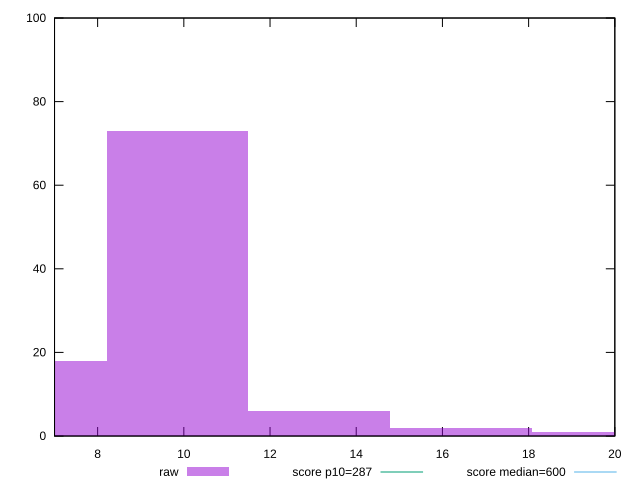

Source code (gnuplot):
reset

$raw <<EOF
13.142898333577996 6
9.857173750183497 73
6.571449166788998 18
16.428622916972493 2
19.714347500366994 1
EOF

set key outside below
set boxwidth 3.285724583394499
set xrange [7:20]
set yrange [0:100]
set trange [0:100]
set style fill transparent solid 0.5 noborder

set parametric
set terminal svg size 640, 490 enhanced background rgb 'white'
set output "report_00018_2021-02-10T15-25-16.877Z/total-blocking-time/samples/pages+cached+noadtech+nomedia+nocss/raw/histogram.svg"

plot $raw title "raw" with boxes, \
     287,t title "score p10=287", \
     600,t title "score median=600"

reset
